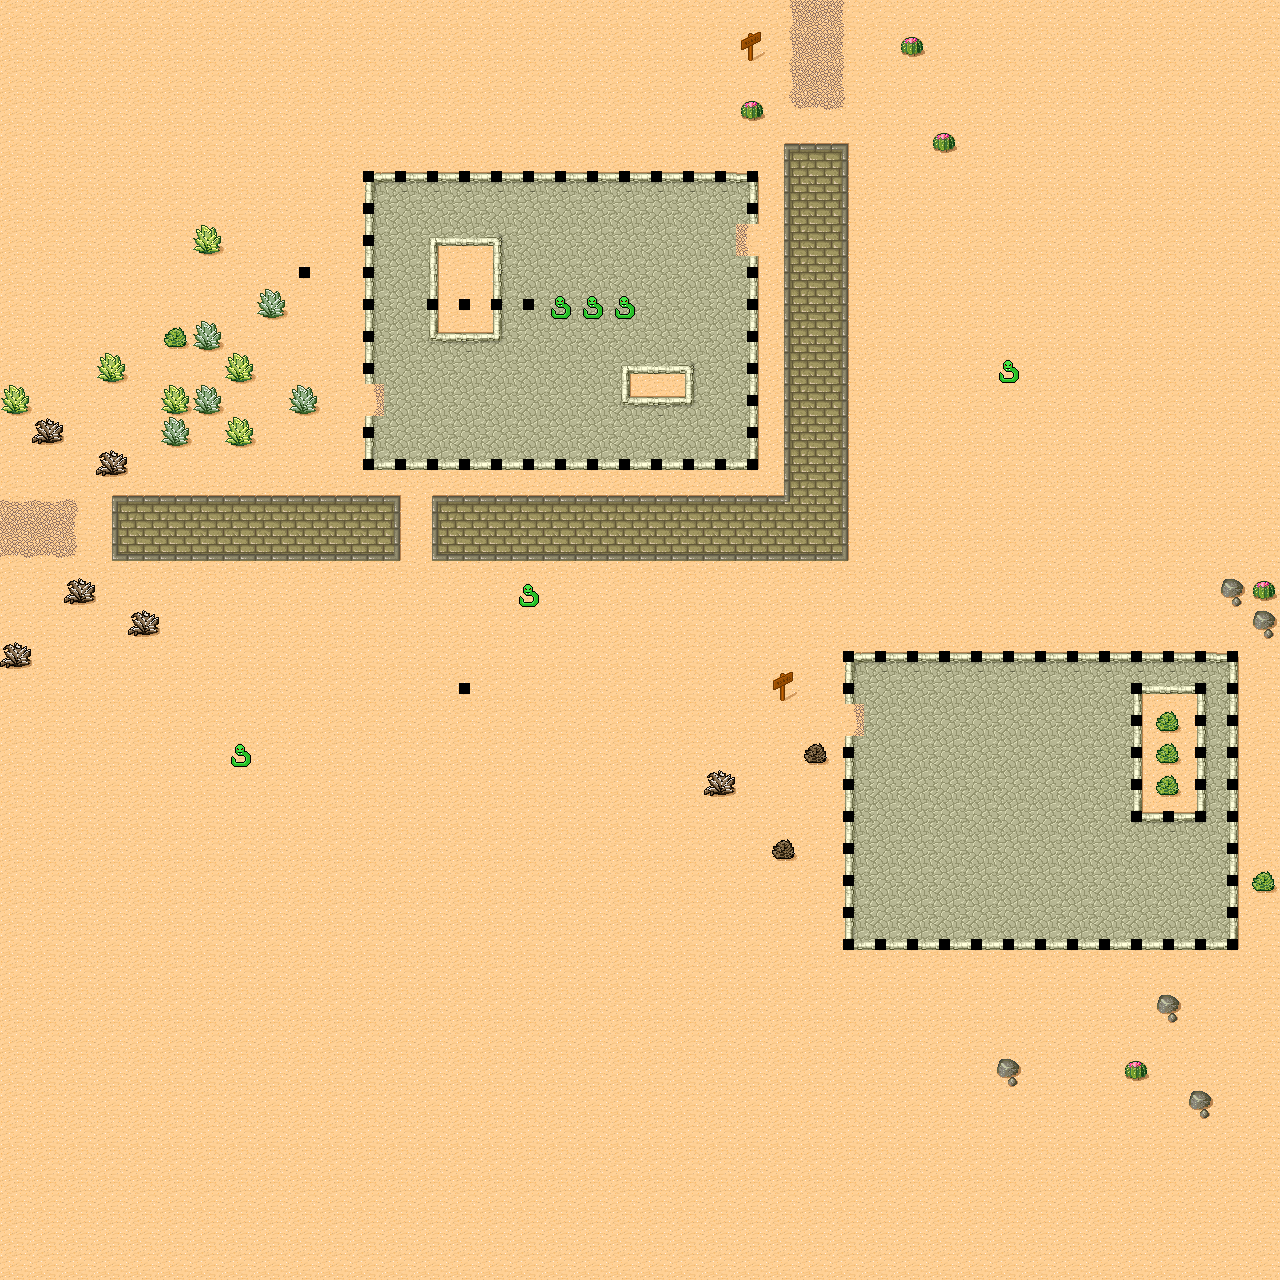

Tiled map render using the project's own tile images. Description and the map definition, with tile-layer contents summarised, below:
An orthogonal 40x40 tile map with 32x32 px tiles, 3 tile layers (Ground, Walls, Events), 3 tilesets.

<map version="1.0" orientation="orthogonal" renderorder="right-down" width="40" height="40" tilewidth="32" tileheight="32" nextobjectid="1">
 <tileset firstgid="1" source="desert.tsx" />
 <tileset firstgid="49" name="Walls" tilewidth="32" tileheight="32" tilecount="2" columns="2">
  <image source="Walls.png" trans="ffffff" width="64" height="32" />
 </tileset>
 <tileset firstgid="51" name="Snak" tilewidth="32" tileheight="32" tilecount="1" columns="1">
  <image source="../images/snak.png" trans="ffffff" width="32" height="32" />
 </tileset>
 <layer name="Ground" width="40" height="40">
  <data>[1600 cells, 1600 non-empty, 40 distinct tile ids]</data>
 </layer>
 <layer name="Walls" width="40" height="40">
  <data>[1600 cells, 92 non-empty, 1 distinct tile ids]</data>
 </layer>
 <layer name="Events" width="40" height="40">
  <data>[1600 cells, 12 non-empty, 2 distinct tile ids]</data>
 </layer>
</map>
